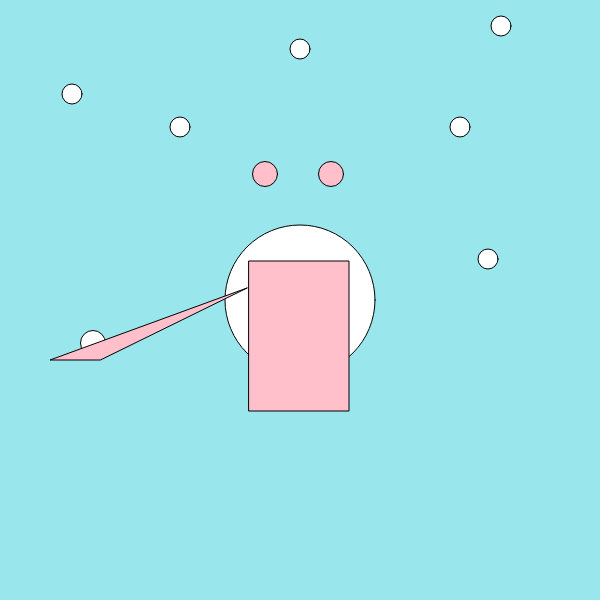
Frame 1 (no input)
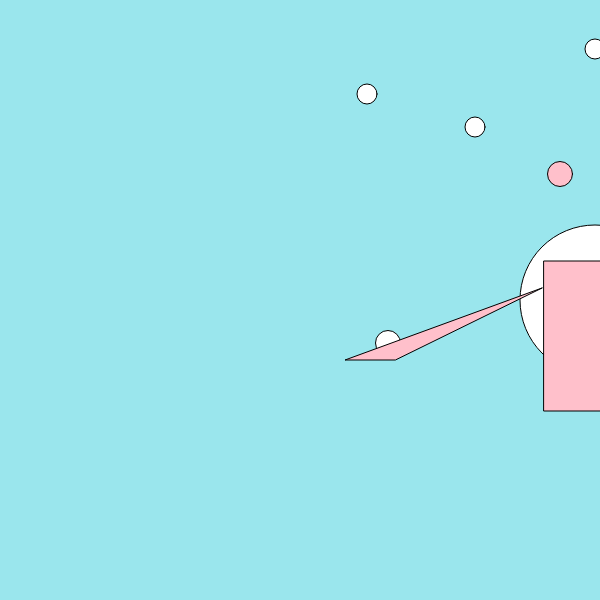
Frame 60 (no input)
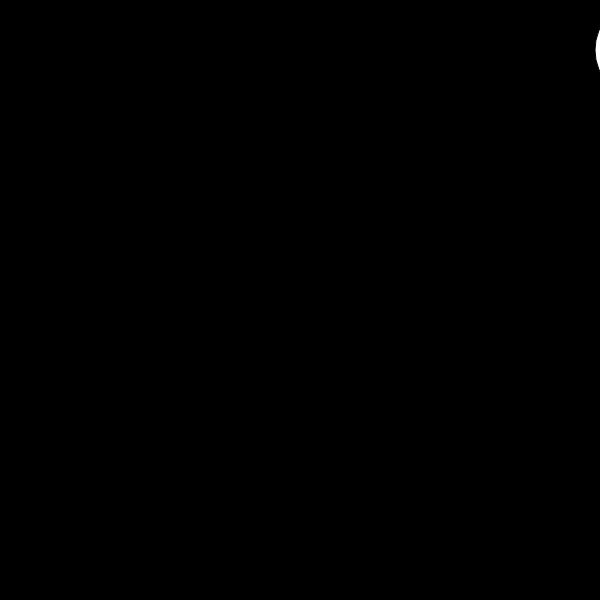
Frame 120 (the mouse pressed at the canvas centre since frame 60)

The p5.js sketch that drew these frames (run headless with seeded random() and noise() and a simulated clock; from frame 60 on, the mouse is pressed at the canvas centre):

// p5.js sketch
// ── sketch.js
let x = 0 ;

function setup() {
  createCanvas(600, 600);
  rectMode(CENTER);
}

function draw() {
  background(220);
  push() ;
  translate(x, 0) ;
  avatar();
  x += 5 ;
  if (x > width) {
    x = 0;
  }
  pop() ;
}

function avatar() {

  if (mouseIsPressed) {
    background('black');

    fill('red')
    ellipse(width / 2, height / 2, 150, 150);

    fill('green')
    ellipse(265, 174, 25, 25);

    fill('green')
    ellipse(331, 174, 25, 25);

    fill('white');
    ellipse(50, 50, 100, 100);

    fill('brown')
    triangle(250, 288, 100, 360, 81, 360);

    fill('blue')
    rect(299, 336, 100, 150);

    fill('purple')
    rect(494, 169, 150, 150);

    fill('blue')
    rect(497, 205, 50, 70);

    fill('brown')
    rect(538, 87, 50, 70);

    fill('red')
    ellipse(90, 337, 20, 20);

    //text('Not!! This is Bobs home. Wanna come inside?', 1, 121);

  } else {
    background("#9ae6ed");
    fill('white')
    ellipse(width / 2, height / 2, 150, 150);

    fill('pink')
    ellipse(265, 174, 25, 25);

    fill('pink')
    ellipse(331, 174, 25, 25);

    fill('pink')
    rect(299, 336, 100, 150);

    fill('white')
    ellipse(180, 127, 20, 20);

    fill('white')
    ellipse(501, 26, 20, 20);

    fill('white')
    ellipse(300, 49, 20, 20);

    fill('white')
    ellipse(488, 259, 20, 20);

    fill('white')
    ellipse(460, 127, 20, 20);

    fill('white')
    ellipse(72, 94, 20, 20);

    fill('white')
    ellipse(93, 343, 25, 25);

    fill('pink')
    triangle(247, 288, 50, 360, 100, 360);

    //fill('black')
    //text('Hello my name is Bob. It is a Snow day! Would you come play with me? It would be fun. I promise..?? \n The story begins with a kid named Bob who wants to have a snowball fight with you. Would you join him or not?', 1, 15);

  }

}
